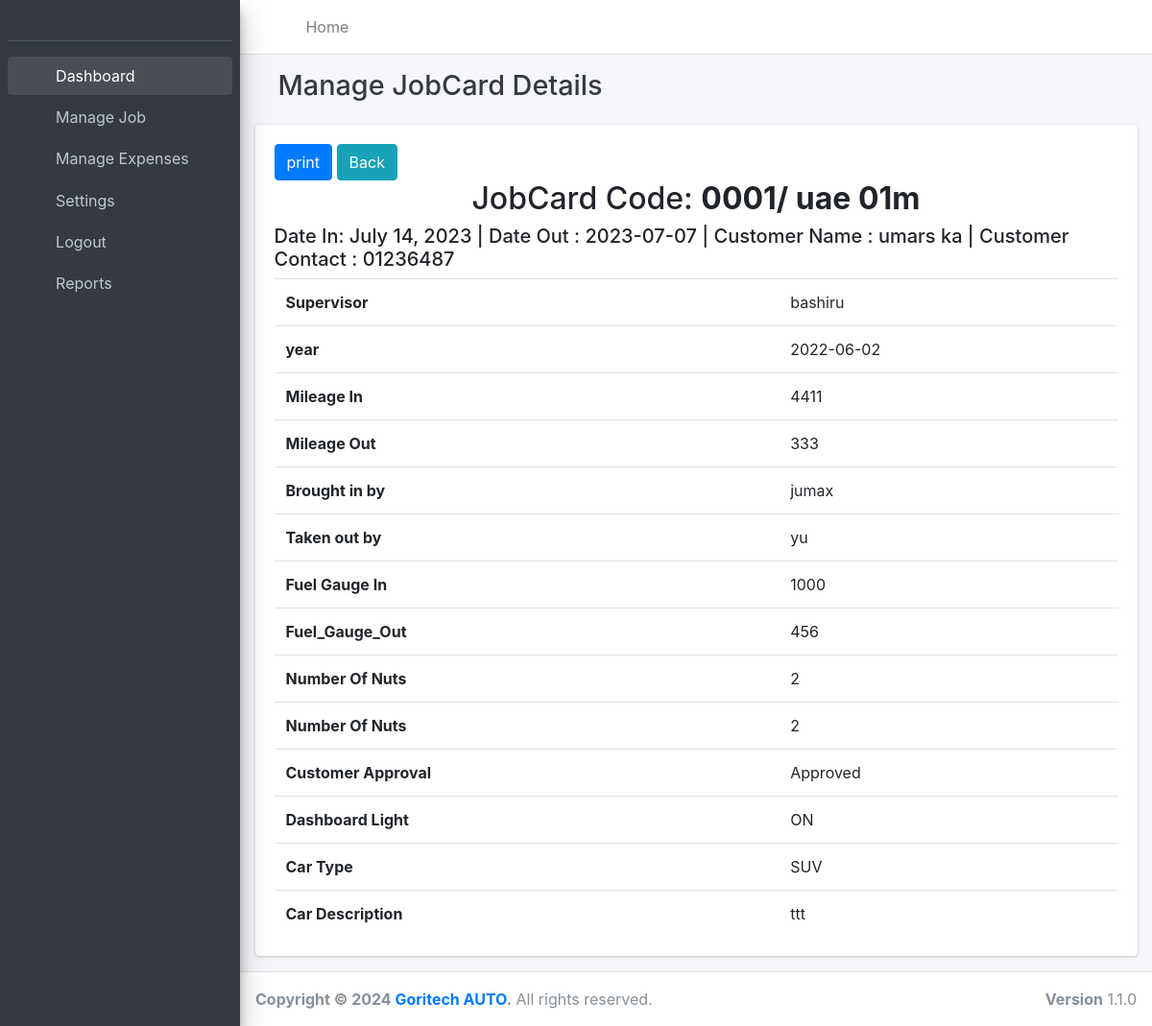
The page /jobcard_detail/1/ on the database its author committed.
### spare/models/garage.py (models this page shows, shortened)
class JobCard(models.Model):
    code = models.CharField(max_length=10)
    date_in = models.DateField()
    date_out = models.CharField(max_length=10,null=True,blank=True)
    plate_no = models.CharField(max_length=10,null=True, blank=True)
    car_model = models.CharField( max_length=20,null=True, blank=True)
    customer_name = models.CharField(max_length=30,null=True, blank=True)
    customer_contact = models.CharField(max_length=15,null=True, blank=True)
    customer_email = models.EmailField(max_length=254, null=True, blank=True)
    supervisor = models.CharField(max_length=50)
    year = models.CharField(max_length=50,null=True, blank=True)
    mileage_in = models.CharField(max_length=50,null=True, blank=True)
    mileage_out = models.CharField(max_length=50,null=True, blank=True)
    brought_in_by = models.CharField(max_length=50)
    Taken_out_by = models.CharField(max_length=50,null=True, blank=True)
    fuel_gauge_in=models.CharField(max_length=50,null=True, blank=True)
    fuel_gauge_out=models.CharField(max_length=50,null=True, blank=True)
    number_of_nuts = models.IntegerField()
    car_description=models.TextField()
    Aprov_TYPE_CHOICES=[
        ('Approved','Approved'),
        ('Not Approved','Not Approved')
    ]
    customer_approval = models.CharField(choices=Aprov_TYPE_CHOICES,default='Approved',max_length=50)
    DASH_TYPE_CHOICES=[
        ('ON','ON'),
        ('OFF','OFF')
    ]
    dash_light_on = models.CharField(choices=DASH_TYPE_CHOICES,default='ON',max_length=50)
    CAR_TYPE_CHOICES=[
        ('SALOON','SALOON'),
        ('STATION WAGON','STATION WAGON'),
        ('SUV','SUV'),
        ('PICKUP','PICKUP')
    ]
    car_type = models.CharField(choices= CAR_TYPE_CHOICES,default='SUV',max_length=50)
    items_in_car =models.TextField()
    class Meta:
        verbose_name = ("jobcard")
        verbose_name_plural = ("jobcards")

### spare/views/items_views.py (the view)
# urls.py: path('jobcard_detail/<int:jobcard_id>/',item_views.job_card_detail, name='job_card_detail'),
def job_card_detail(request, jobcard_id):
    job_card_request = get_jobcard(jobcard_id)
    context = {
        "job_card_request": job_card_request
    }
    return render(request, "jobcard/jobcard_detail.html", context)

### spare/selectors/garage_selectors/jobcard_selector.py (called while the page is built)
def get_jobcard(jobcard_id):
    return JobCard.objects.get(pk=jobcard_id)

### spare/templates/jobcard/jobcard_detail.html (shortened to what this page needs)
{% extends '../base.html' %}
{% load static %}
{% load crispy_forms_tags %}
{%block page_title%}
Manage JobCard Details
{% endblock%}
{% block content %}
<div class="container-fluid">
    <div class="row">
        <div class="col-12">
            <div class="card">
                {%if job_card_request %}
                <div class="card-body">
                    <a class="btn btn-primary" href="#">
                        print
                    </a>
                    <a href="{% url 'jobregister' %}" class="btn btn-info">Back </a>
                <h2 class="text-center">JobCard Code: <b>{{job_card_request.code}}/ {{job_card_request.plate_no}} </b></h2>
                <h5> Date In: {{job_card_request.date_in}} | Date Out : {{job_card_request.date_out}}
                     | Customer Name : {{job_card_request.customer_name}} | Customer Contact : {{job_card_request.customer_contact}} </h5>
                    <table id="dataTables-example" class="table table-table-striped" data-page-length='100'>
                        <tbody>
                            <tr>
                                <th >Supervisor</th>
                                <td >
                                    {{job_card_request.supervisor}}
                                </td>
                            </tr>
                            <tr>
                                <th>year</th>
                                <td>{{job_card_request.year}}</td>
                            </tr>
                            <tr>
                                <th>Mileage In</th>
                                <td>{{job_card_request.mileage_in}}</td>
                            </tr>
                            <tr>
                                <th>Mileage Out</th>
                                <td>{{job_card_request.mileage_out}}</td>
                            </tr>
                            <tr>
                                <th> Brought in by</th>
                                <td>{{job_card_request.brought_in_by}}</td>
                            </tr>
                            <tr>
                                <th> Taken out by</th>
                                <td>{{job_card_request.Taken_out_by}}</td>
                            </tr>
                            <tr>
                                <th> Fuel Gauge In</th>
                                <td>{{job_card_request.fuel_gauge_in}}</td>
                            </tr>
                            <tr>
                                <th> Fuel_Gauge_Out</th>
                                <td>{{job_card_request.fuel_gauge_out}}</td>
                            </tr>
                            <tr>
                                <th> Number Of Nuts</th>
                                <td>{{job_card_request.number_of_nuts}}</td>
                            </tr>
                            <tr>
                                <th> Number Of Nuts</th>
                                <td>{{job_card_request.number_of_nuts}}</td>
                            </tr>
                            <tr>
                                <th> Customer Approval</th>
                                <td>{{job_card_request.customer_approval}} </td>
                            </tr>
                            <tr>
                                <th> Dashboard Light</th>
                                <td>{{job_card_request.dash_light_on}} </td>
                            </tr>
                            <tr>
                                <th>  Car Type</th>
                                <td>{{job_card_request.car_type}} </td>
                            </tr>
                            <tr>
                                <th>  Car Description</th>
                                <td>{{job_card_request.car_description}} </td>
                            </tr>
                        </tbody>
                    </table>
                </div>
            </div>
            {%else%}
            <div class="card-body">
                <h4>No Data available</h4>
            </div>
            {%endif%}
        </div>
    </div>
</div>
    </div>
</div>
{% endblock content %}

### rows shown on the page
JobCard: code "0001", plate_no "uae 01m", date_in "July 14, 2023", date_out "2023-07-07", customer_name "umars ka", customer_contact "01236487", supervisor "bashiru", year "2022-06-02", mileage_in "4411", mileage_out "333", brought_in_by "jumax", Taken_out_by "yu", fuel_gauge_in "1000", fuel_gauge_out "456", number_of_nuts "2", customer_approval "Approved", dash_light_on "ON", car_type "SUV", car_description "ttt"
